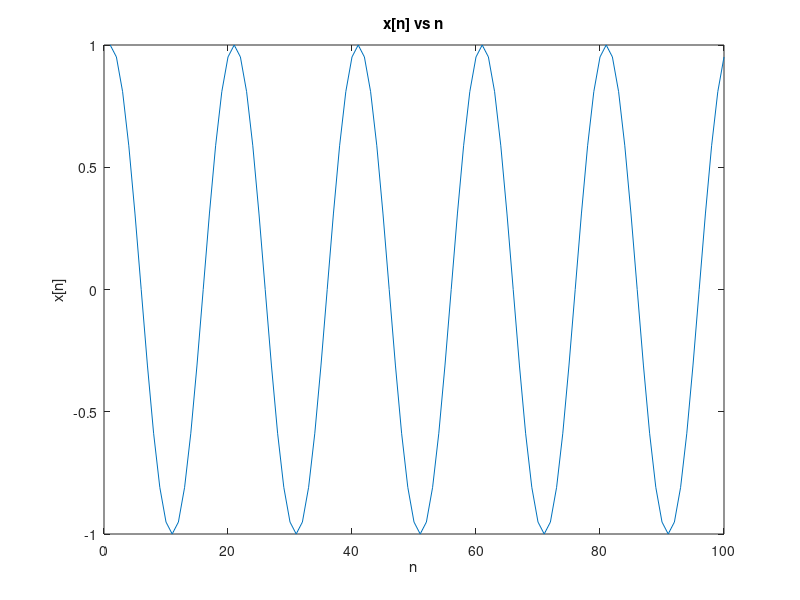
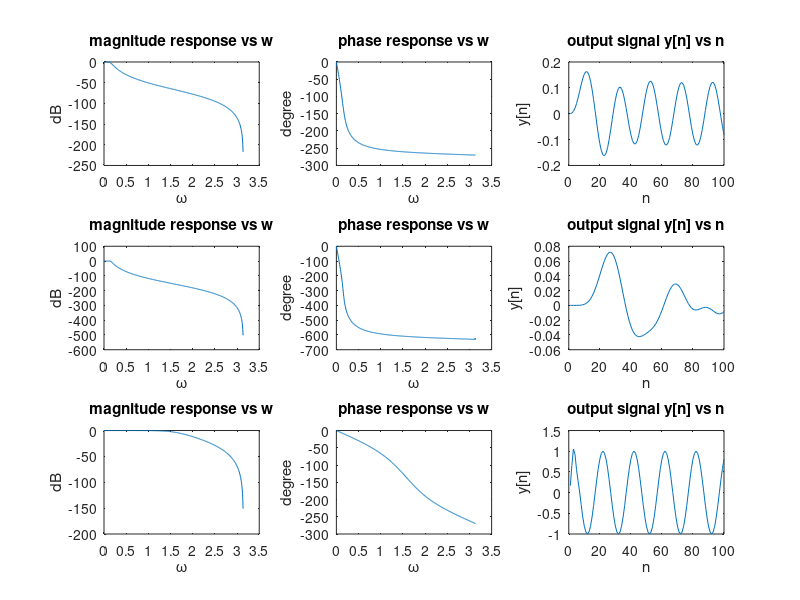

These figures' MATLAB source, in order:
clear all; clc;

%%(a)
Ts = 1 / 20;
n = 1 : 100;
xn = cos(2 * pi * (n - 1) * Ts);
figure
plot(n, xn), xlabel('n'), ylabel('x[n]'), title('x[n] vs n');

figure
%%(b)
[b1, a1] = butter(3, 0.05);
y1 = filter(b1, a1, xn);
[H1, W1] = freqz(b1, a1);
subplot(3, 3, 1), plot(W1, 20 * log10(abs(H1))), xlabel('ω'), ylabel('dB'), title('magnitude response vs w');
subplot(3, 3, 2), plot(W1, rad2deg(unwrap(angle(H1)))), xlabel('ω'), ylabel('degree'), title('phase response vs w');
subplot(3, 3, 3), plot(n, y1), xlabel('n'), ylabel('y[n]'), title('output signal y[n] vs n');

%%(c)
[b2, a2] = butter(7, 0.05);
y2 = filter(b2, a2, xn);
[H2, W2] = freqz(b2, a2);
subplot(3, 3, 4), plot(W2, 20 * log10(abs(H2))), xlabel('ω'), ylabel('dB'), title('magnitude response vs w');
subplot(3, 3, 5), plot(W2, rad2deg(unwrap(angle(H2)))), xlabel('ω'), ylabel('degree'), title('phase response vs w');
subplot(3, 3, 6), plot(n, y2), xlabel('n'), ylabel('y[n]'), title('output signal y[n] vs n');

%%(d)
[b3, a3] = butter(3, 0.5);
y3 = filter(b3, a3, xn);
[H3, W3] = freqz(b3, a3);
subplot(3, 3, 7), plot(W3, 20 * log10(abs(H3))), xlabel('ω'), ylabel('dB'), title('magnitude response vs w');
subplot(3, 3, 8), plot(W3, rad2deg(unwrap(angle(H3)))), xlabel('ω'), ylabel('degree'), title('phase response vs w');
subplot(3, 3, 9), plot(n, y3), xlabel('n'), ylabel('y[n]'), title('output signal y[n] vs n');

